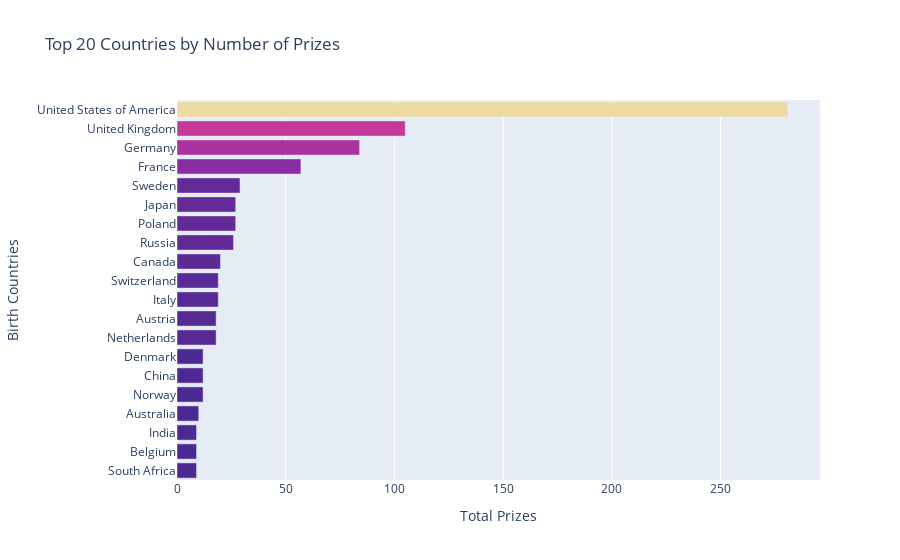

This figure's notebook cell:
### Markdown cell above
#### Plot the horizontal bar chart.

### Code cell
fig = px.bar(top20_countries,
             x='prize',
             y="birth_country_current", 
             orientation='h',
             title='Top 20 Countries by Number of Prizes',
             color='prize',
             color_continuous_scale='agsunset')

fig.update_layout(xaxis_title='Total Prizes', 
                         yaxis_title='Birth Countries', 
                         coloraxis_showscale=False)   
fig.show()

### Figure 1 — Plotly figure (JSON) as saved in the notebook; plotly's stock layout.template omitted (floating-point values rounded to 4 significant figures)
{"data": [{"alignmentgroup": "True", "hovertemplate": "prize=%{marker.color}<br>birth_country_current=%{y}<extra></extra>", "legendgroup": "", "marker": {"color": [9, 9, 9, 10, 12, 12, 12, 18, 18, 19, 19, 20, 26, 27, 27, 29, 57, 84, 105, 281], "coloraxis": "coloraxis", "pattern": {"shape": ""}}, "name": "", "offsetgroup": "", "orientation": "h", "showlegend": false, "textposition": "auto", "type": "bar", "x": [9, 9, 9, 10, 12, 12, 12, 18, 18, 19, 19, 20, 26, 27, 27, 29, 57, 84, 105, 281], "xaxis": "x", "y": ["South Africa", "Belgium", "India", "Australia", "Norway", "China", "Denmark", "Netherlands", "Austria", "Italy", "Switzerland", "Canada", "Russia", "Poland", "Japan", "Sweden", "France", "Germany", "United Kingdom", "United States of America"], "yaxis": "y"}], "layout": {"barmode": "relative", "coloraxis": {"colorbar": {"title": {"text": "prize"}}, "colorscale": [[0, "rgb(75, 41, 145)"], [0.1667, "rgb(135, 44, 162)"], [0.3333, "rgb(192, 54, 157)"], [0.5, "rgb(234, 79, 136)"], [0.6667, "rgb(250, 120, 118)"], [0.8333, "rgb(246, 169, 122)"], [1, "rgb(237, 217, 163)"]], "showscale": false}, "legend": {"tracegroupgap": 0}, "title": {"text": "Top 20 Countries by Number of Prizes"}, "xaxis": {"anchor": "y", "domain": [0, 1], "title": {"text": "Total Prizes"}}, "yaxis": {"anchor": "x", "domain": [0, 1], "title": {"text": "Birth Countries"}}}}
